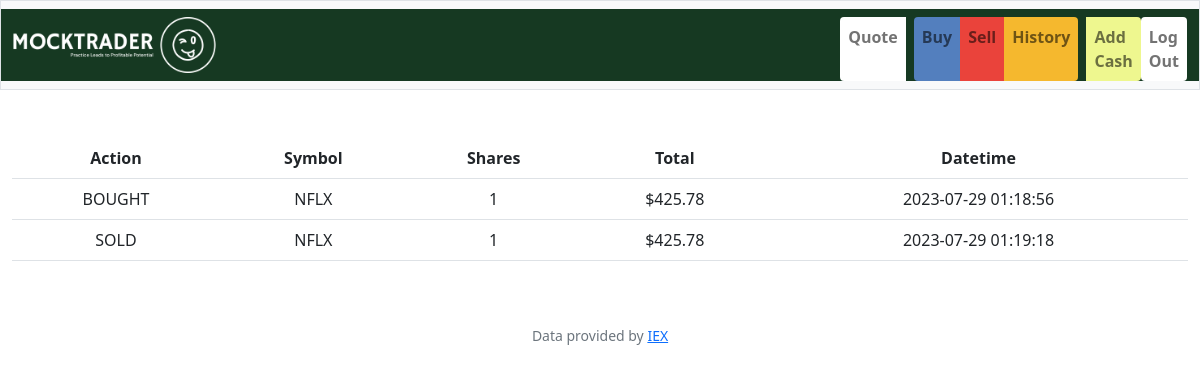
Page /history (signed in) on the earlier database version.
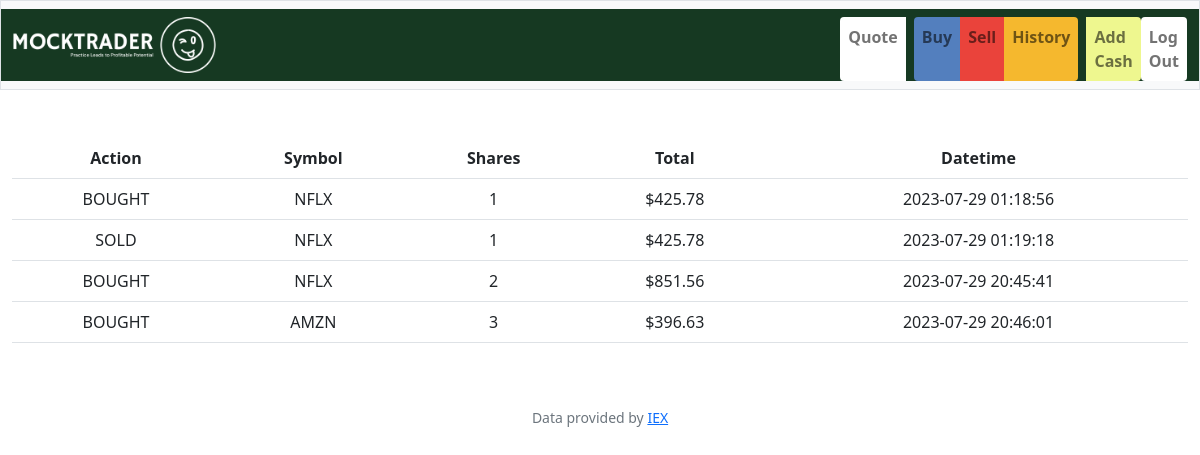
Same page on the later database version.
### tables this page shows
CREATE TABLE 'transactions' ( symbol TEXT NOT NULL,'price' NUMERIC NOT NULL,'shares' INTEGER NOT NULL,'total' NUMERIC NOT NULL, timestamp TIMESTAMP NOT NULL, user_id INTEGER NOT NULL, FOREIGN KEY (user_id) REFERENCES users (id));

### app.py (the view)
@app.route("/history")
@login_required
def history():
    userdata = db.execute(
        "SELECT symbol, price, shares, total, timestamp FROM transactions WHERE user_id=?",
        session["user_id"],
    )
    count = len(userdata)
    actions = []
    for i in range(count):
        if int(userdata[i]["shares"]) > 0:
            actions.append("BOUGHT")
        else:
            actions.append("SOLD")
    shares = []
    for i in range(count):
        shares.append(abs(int((userdata[i]["shares"]))))
    totals = []
    for i in range(count):
        totals.append(abs(float(userdata[i]["total"])))
    return render_template(
        "history.html",
        userdata=userdata,
        actions=actions,
        shares=shares,
        totals=totals,
        count=count,
    )

### app.py (called while the page is built)
@app.after_request
def after_request(response):
    response.headers["Cache-Control"] = "no-cache, no-store, must-revalidate"
    response.headers["Expires"] = 0
    response.headers["Pragma"] = "no-cache"
    return response

### helpers.py (called while the page is built)
def login_required(f):
    @wraps(f)
    def decorated_function(*args, **kwargs):
        if session.get("user_id") is None:
            return redirect("/login")
        return f(*args, **kwargs)
    return decorated_function

def usd(value):
    return f"${value:,.2f}"

### templates/history.html (shortened to what this page needs)
{% extends "layout.html" %}
{% block main %}
    <div>
        <table class="table table-striped-columns table-hover">
            <tr>
                <th>Action</th>
                <th>Symbol</th>
                <th>Shares</th>
                <th>Total</th>
                <th>Datetime</th>
            </tr>
            {% for i in range(count) %}
                <tr>
                    <td>{{ actions[i] }}</td>
                    <td>{{ userdata[i]["symbol"] }}</td>
                    <td>{{ shares[i] }}</td>
                    <td>{{ totals[i] | usd }}</td>
                    <td>{{ userdata[i]["timestamp"] }}</td>
                </tr>
            {% endfor %}
        </table>
    </div>
{% endblock %}

### templates/layout.html (shortened to what this page needs)
<!DOCTYPE html>
<html lang="en">
    <head>
        <link href="https://cdn.jsdelivr.net/npm/bootstrap@5.1.3/dist/css/bootstrap.min.css" rel="stylesheet">
        <link href="/static/styles.css" rel="stylesheet">
    </head>
    <body>
        <nav class="bg-light border navbar navbar-expand-md navbar-light">
            <div class="container-fluid nav-container">
                <a class="navbar-brand" href="/"><img class="img-fluid w-25" src="static/logo-no-background.png" alt="Logo image"></a>
                <div class="collapse navbar-collapse" id="navbar">
                    {% if session["user_id"] %}
                        <ul class="navbar-nav me-auto mt-2">
                            <li class="nav-item quote rounded-start me-2"><a class="nav-link" href="/quote">Quote</a></li>
                            <li class="nav-item buy rounded-start"><a class="nav-link" href="/buy">Buy</a></li>
                            <li class="nav-item sell"><a class="nav-link" href="/sell">Sell</a></li>
                            <li class="nav-item history rounded-end"><a class="nav-link" href="/history">History</a></li>
                            <li class="nav-item add rounded-end ms-2"><a class="nav-link" href="/add">Add Cash</a></li>
                        </ul>
                        <ul class="navbar-nav ms-auto mt-2">
                            <li class="nav-item logout rounded"><a class="nav-link" href="/logout">Log Out</a></li>
                        </ul>
                    {% else %}
                        <ul class="navbar-nav ms-auto mt-2">
                            <li class="nav-item register"><a class="nav-link" href="/register">Register</a></li>
                            <li class="nav-item login"><a class="nav-link" href="/login">Log In</a></li>
                        </ul>
                    {% endif %}
                </div>
            </div>
        </nav>
        <main class="container-fluid py-5 text-center">
            {% block main %}{% endblock %}
        </main>
        <footer class="mb-5 small text-center text-muted">
            Data provided by <a href="https://iexcloud.io/">IEX</a>
        </footer>
    </body>
</html>

### static/styles.css (style rules this page uses)
.nav-container { background-color: #163922; }
.nav-item.quote { background-color: white; font-weight: bold; }
.nav-item.buy { background-color: #537fbe; font-weight: bold; }
.nav-item.sell { background-color: #ea433b; font-weight: bold; }
.nav-item.history { background-color: #f5b82e; font-weight: bold; }
.nav-item.add { background-color: #EEF78F; font-weight: bold; }
.nav-item.logout { background-color: white; font-weight: bold; }

Differences in the rows shown:
added transactions: symbol "NFLX", timestamp "2023-07-29 20:45:41"
added transactions: symbol "AMZN", timestamp "2023-07-29 20:46:01"
Other differences:
new list line: "BOUGHT 2 $851.56"
new list line: "BOUGHT 3 $396.63"
